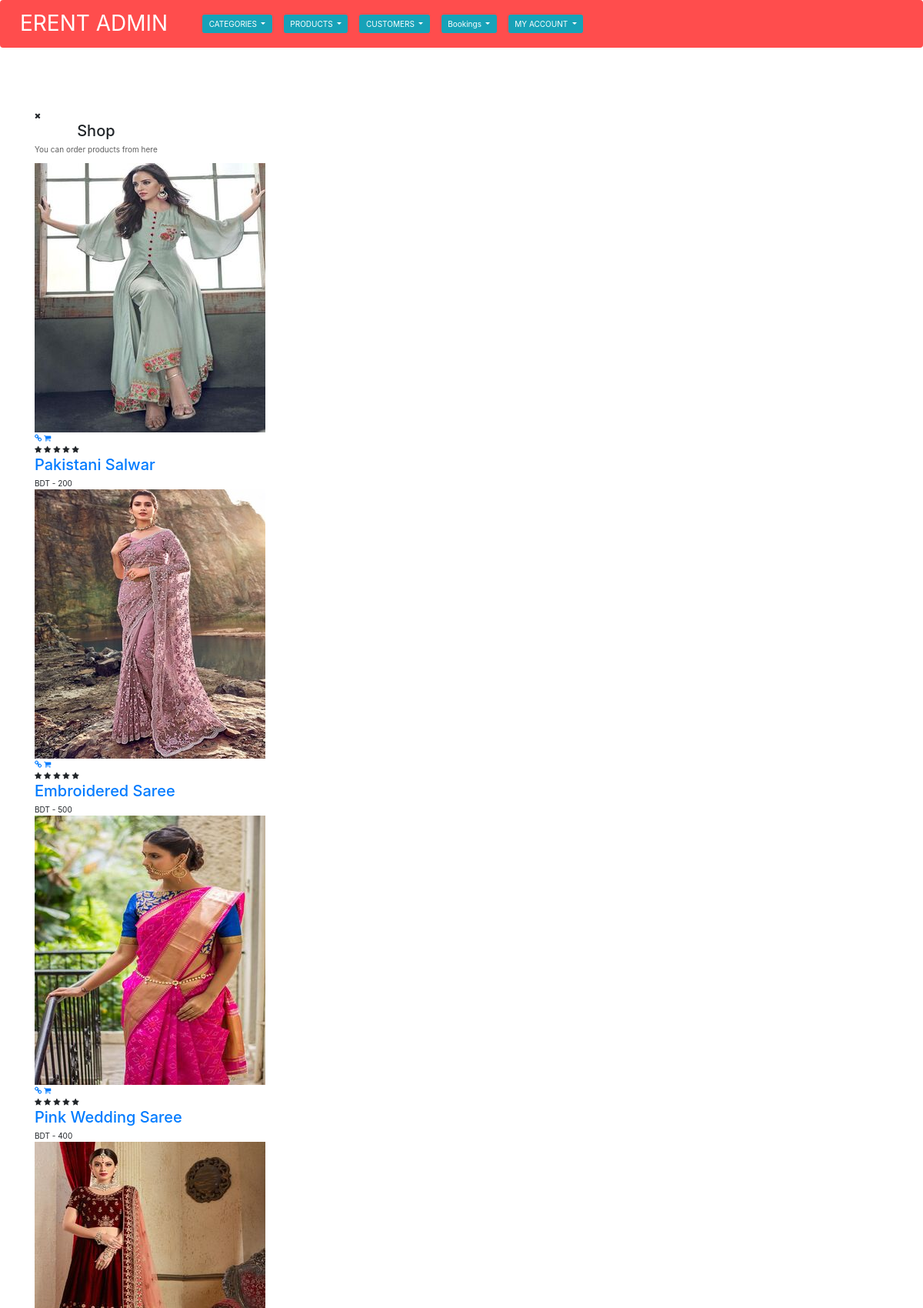
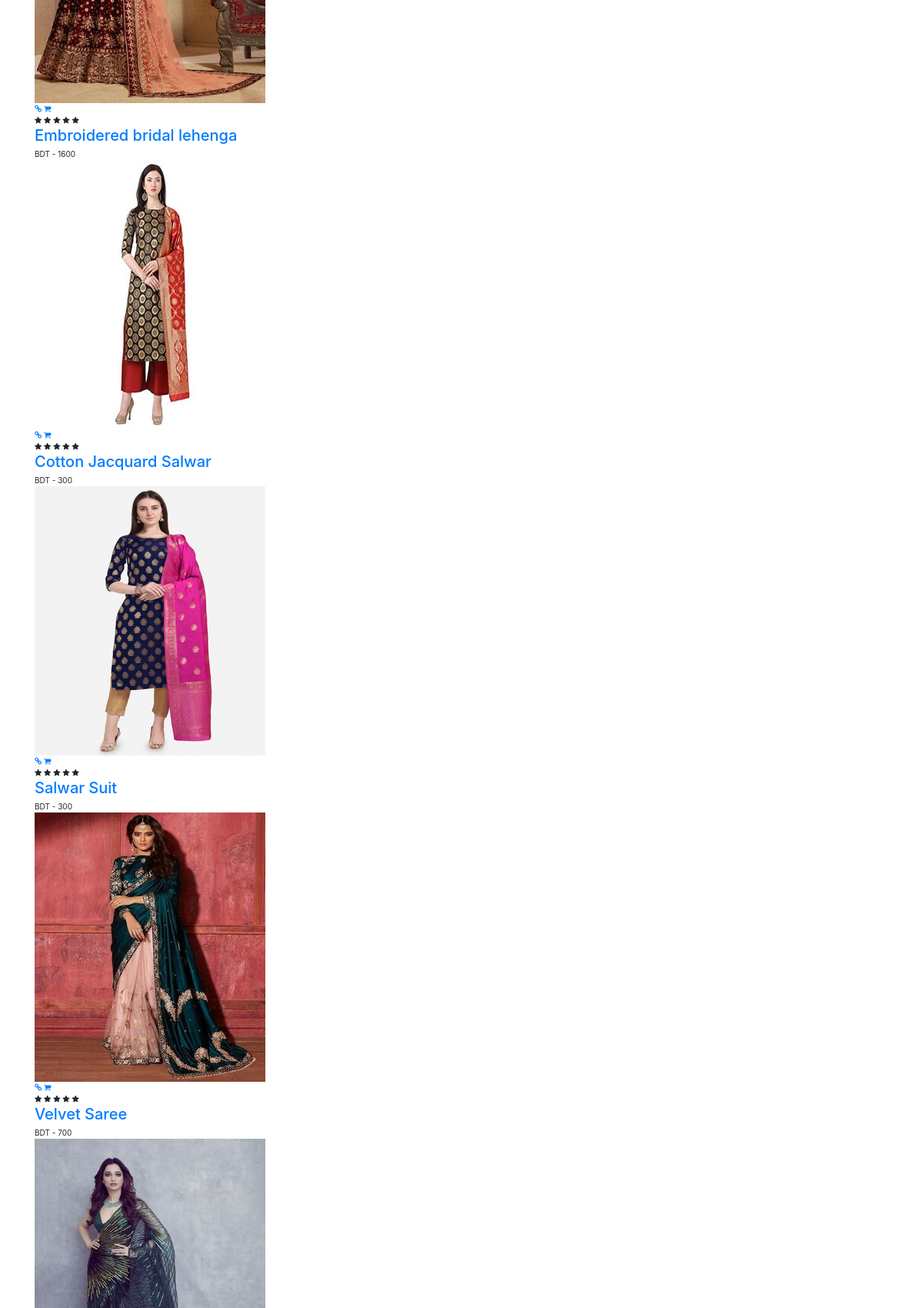
Screenshot of /admin/temp/index1.php (upper part) with the database file from the repository (2 pictures, top to bottom).
### tables this page shows
CREATE TABLE `products` (
  `id` int(11) NOT NULL,
  `name` varchar(255) NOT NULL,
  `catid` int(11) NOT NULL,
  `price` varchar(255) NOT NULL,
  `thumb` varchar(255) NOT NULL,
  `prod_desc` text NOT NULL,
  `short_desc` text NOT NULL
);

### admin/temp/index1.php (the view, shortened to what this page needs)
<?php include("inc/header.php");
?>
<?php include("inc/nav.php")?>
	<header id="header2">
		<div class="container">
			<div class="row">
				<div class="col-md-3 col-xs-5 logo">
				</div>
				<div class="col-md-9 col-xs-7">
				</div>
			</div>
	<div class="close-btn fa fa-times"></div>
	<section id="content">
		<div class="content-blog">
			<div class="container">
				<div class="row">
					<div class="page_header text-center">
						<h2>Shop</h2>
						<p>You can order products from here</p>
					</div>
					<div class="col-md-12">
						<div class="row">
							<div id="shop-mason" class="shop-mason-4col">
							<?php
							$sql="SELECT * FROM products";
							$res=mysqli_query($connection, $sql);
							while($row=mysqli_fetch_assoc($res)){
							?>
								<div class="sm-item isotope-item">
									<div class="product">
										<div class="product-thumb">
											<img src="admin/<?php echo $row['thumb']?>" class="img-responsive" alt="">
											<div class="product-overlay">
												<span>
												<a href="single.php?id=<?php echo $row['id']?>" class="fa fa-link"></a>
												<a href="#" class="fa fa-shopping-cart"></a>
												</span>
											</div>
										</div>
										<div class="rating">
											<span class="fa fa-star act"></span>
											<span class="fa fa-star act"></span>
											<span class="fa fa-star act"></span>
											<span class="fa fa-star act"></span>
											<span class="fa fa-star act"></span>
										</div>
										<h2 class="product-title"><a href="single.php?id=<?php echo $row['id']?>">
										<?php echo $row['name']?></a></h2>
										<div class="product-price">BDT - <?php echo $row['price']?></div>
									</div>
								</div>
								<?php }?>
							</div>
						</div>
					</div>
				</div>
			</div>
		</div>
	</section>
    <?php include('inc/footer.php') ?>

### css/style.css (style rules this page uses)
* { margin: 0; padding: 0; }
body { font-family: sans-serif; }
.logo { height: 50px; margin: 5px 10px; }

### admin/css/light.css (style rules this page uses)
body { background-color:#fff; }
p { color:#5f5f5f; }

### rows the page displays
products: thumb (picture), name "Pakistani Salwar", price "200"
products: thumb (picture), name "Embroidered Saree", price "500"
products: thumb (picture), name "Pink Wedding Saree", price "400"
products: thumb (picture), name "Embroidered bridal lehenga", price "1600"
products: thumb (picture), name "Cotton Jacquard Salwar", price "300"
products: thumb (picture), name "Salwar Suit", price "300"
products: thumb (picture), name "Velvet Saree", price "700"
products: thumb (picture)
